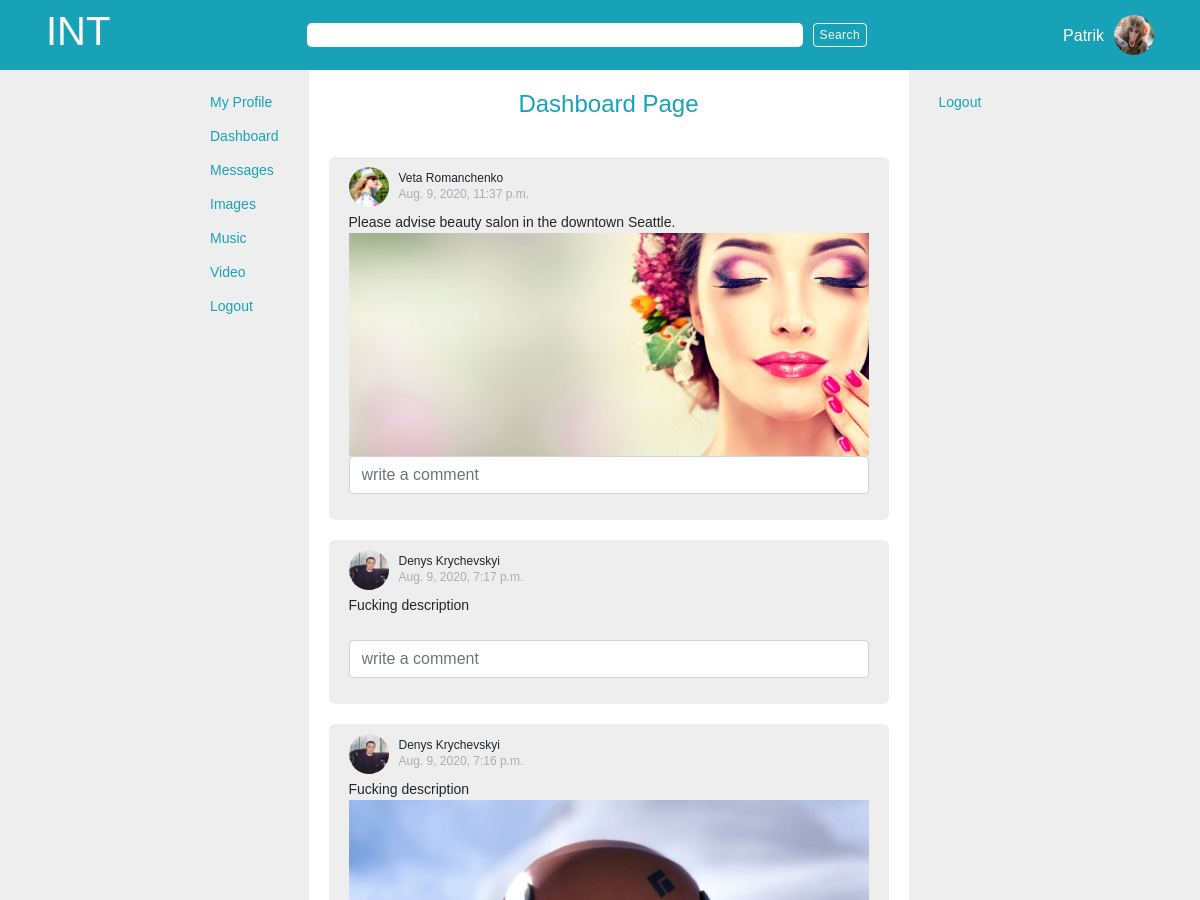
The app's page /dashboard (signed in, upper part), older data.
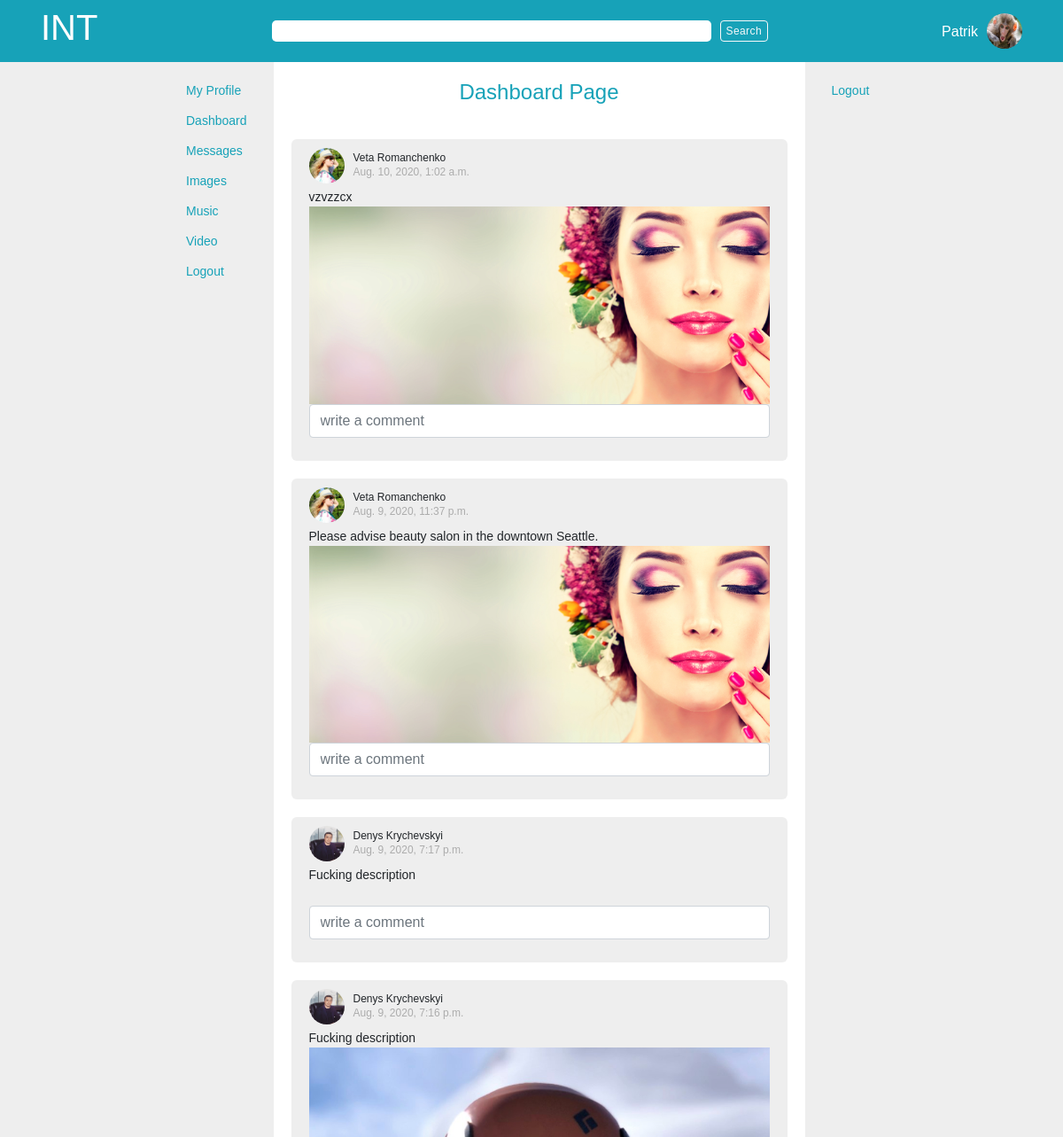
The same page, newer data.
### app_one/models.py (models this page shows, shortened)
class Post(models.Model):
    title = models.CharField(max_length = 255, null = True, blank=True)
    content = models.TextField()
    post_image = models.ImageField(upload_to='post_images', default=None, blank=True, null = True)
    poster = models.ForeignKey(User, related_name = 'poster', on_delete=models.CASCADE)
    created_at = models.DateTimeField(auto_now_add = True)
    updated_at = models.DateTimeField(auto_now = True)
    objects = PostManager()

class User(models.Model):
    first_name = models.CharField(max_length = 255)
    last_name = models.CharField(max_length = 255)
    nickname = 	models.CharField(max_length = 50, blank=True, null = True)
    initials = 	models.CharField(max_length = 10, blank=True, null = True)
    birth_date = models.DateTimeField()
    avatar = models.ImageField(upload_to='avatars', default=None, blank=True, null = True)	#upload to avatars is a directory inside media directory, it will go like media/avatars
    email = models.TextField()
    phone_num = models.IntegerField(blank=True, null = True)
    about = models.TextField(blank=True, null = True)
    password = models.TextField()
    location = models.CharField(max_length = 255, blank=True, null = True)
    created_at = models.DateTimeField(auto_now_add = True)
    updated_at = models.DateTimeField(auto_now = True)
    objects = UserManager()

### app_one/views.py (the view)
# urls.py: path('dashboard', views.dashboard),
def dashboard(request):
    context = {
        'curr_user': User.objects.get(id = request.session['user_id']),
        'posts': Post.objects.all().order_by('-created_at'),
        'videos': Video_item.objects.all()
    }
    return render(request, 'dashboard.html', context)

### app_one/templates/dashboard.html (shortened to what this page needs)
{% load embed_video_tags %}
<!DOCTYPE html>
<html lang="en">
<head>
    {% include 'head.html' %}
</head>
<body>
    <div class="outer_container">
        {% include 'search.html' %}
        <div class="inner_container">
            <div class="inner">
                {% include 'navbar.html' %}
                <div class="main_container">
                    <div class="page_title_container">
                        <h4>Dashboard Page</h4>
                    </div>
                    <div class="all_posts_container">
                        {% for post in posts %}
                            <div class="post_container">
                                <div class="post_header">
                                    <div class="avatar">
                                        <img src="{{ MEDIA_URL }}{{ post.poster.avatar }}" alt="{{ post.poster.first_name}}'s avatar">
                                    </div>
                                    <div class="poster">
                                        <p class="poster_name">{{ post.poster.first_name }} {{ post.poster.last_name }}</p>
                                        <small>{{ post.created_at }}</small>
                                    </div>
                                </div>
                                <p class="post_content">{{ post.content }}</p>
                                <div class="post_image_container">
                                    <img src="{{ MEDIA_URL }}{{ post.post_image }}" alt="">
                                </div>
                                <div class="comment_container">
                                    <form action="/add_coment/post/{{ post.content }}" id="form_addComment">
                                        <div class="form-group">
                                            <input type="text" name="comment" class="form-control" placeholder="write a comment">
                                        </div>
                                    </form>
                                </div>
                            </div>
                        {% endfor %}
                    </div>
                </div>
                {% include 'sidebar.html' %}
            </div>
        </div>
    </div>
</body>
</html>

Row changes from the older to the newer data that the page shows:
added Post: poster.avatar (picture), poster.first_name "Veta", poster.last_name "Romanchenko", created_at "Aug. 10, 2020, 1:02 a.m.", content "vzvzzcx", post_image (picture)
